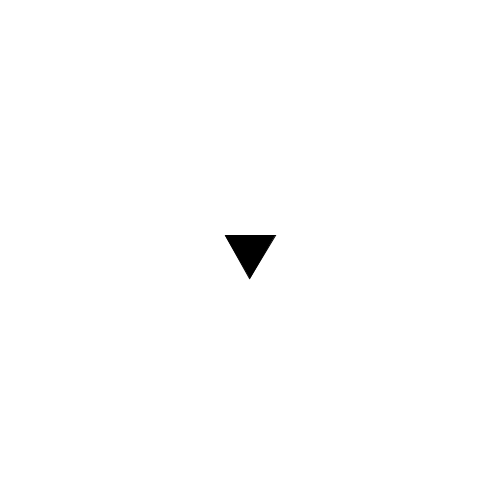
Frame 1 (no input)
Frame 60 (the mouse pressed at the canvas centre just before this capture): identical to frame 1, image omitted
Frame 120 (the mouse held since frame 60 and released just before this capture): identical to frame 1, image omitted

The Processing sketch that drew this single still picture (run headless with seeded random() and noise(); from frame 60 on, the mouse is pressed at the canvas centre):

// Processing sketch: triangleCAD1
// ── triangleCAD1.pde
float[] triangleChain = {};
float[] currentTriangle = new float[6];
float x = width/2;
float y = height/2;

float side = 50;
float h = sqrt(3)*side/2;
float r = 2*h/3;
float theta = 0;

void setup(){
 size(500,500); 
 x = width/2;
 y = height/2;
}

void draw(){
  h = sqrt(3)*side/2;
  r = 2*h/3;
  background(255,255,255);
  stroke(0);
  if(triangleChain.length != 0){
    fill(0,0,0);
    for(int index = 0;index < triangleChain.length/6;index++){
      triangle(triangleChain[6*index + 0],triangleChain[6*index + 1],triangleChain[6*index + 2],triangleChain[6*index + 3],triangleChain[6*index + 4],triangleChain[6*index + 5]);  
    }
  }
  fill(0,0,0);
  makeTriangle();
  triangle(currentTriangle[0],currentTriangle[1],currentTriangle[2],currentTriangle[3],currentTriangle[4],currentTriangle[5]);
  println((theta/(2*PI)));
}

void makeTriangle(){
   for(int index = 0;index < 6; index += 2){
      currentTriangle[index] = x + r*cos(-2*PI/12 + theta + index*2*PI/3);
      currentTriangle[index + 1] = y + r*sin(-2*PI/12 + theta + index*2*PI/3);
   }

}
  
void keyPressed(){
 if(key == 'j'){  //down and left
   theta += PI; 
   x -= side/2;
   y += h/3;
 }
 if(key == 'k'){ //right and down
   theta += PI; 
   x += side/2;
   y += h/3;

 } 
 if(key == 'i'){//up
   theta += PI; 
   y -= 2*h/3;
 }
 if(key == 'u'){  //left and up
   theta += PI; 
   x -= side/2;
   y -= h/3;
 }
 if(key == 'o'){ //right and up
   theta += PI; 
   x += side/2;
   y -= h/3;

 } 
 if(key == 'm'){  //down
   theta -= PI; 
   y += 2*h/3;
 }
 if(key == 'a'){
   triangleChain = concat(triangleChain,currentTriangle); 
 }
 if(key == '+'){
   side *= 2;
 }
 if(key == '-'){
   side /= 2;
 }

}
